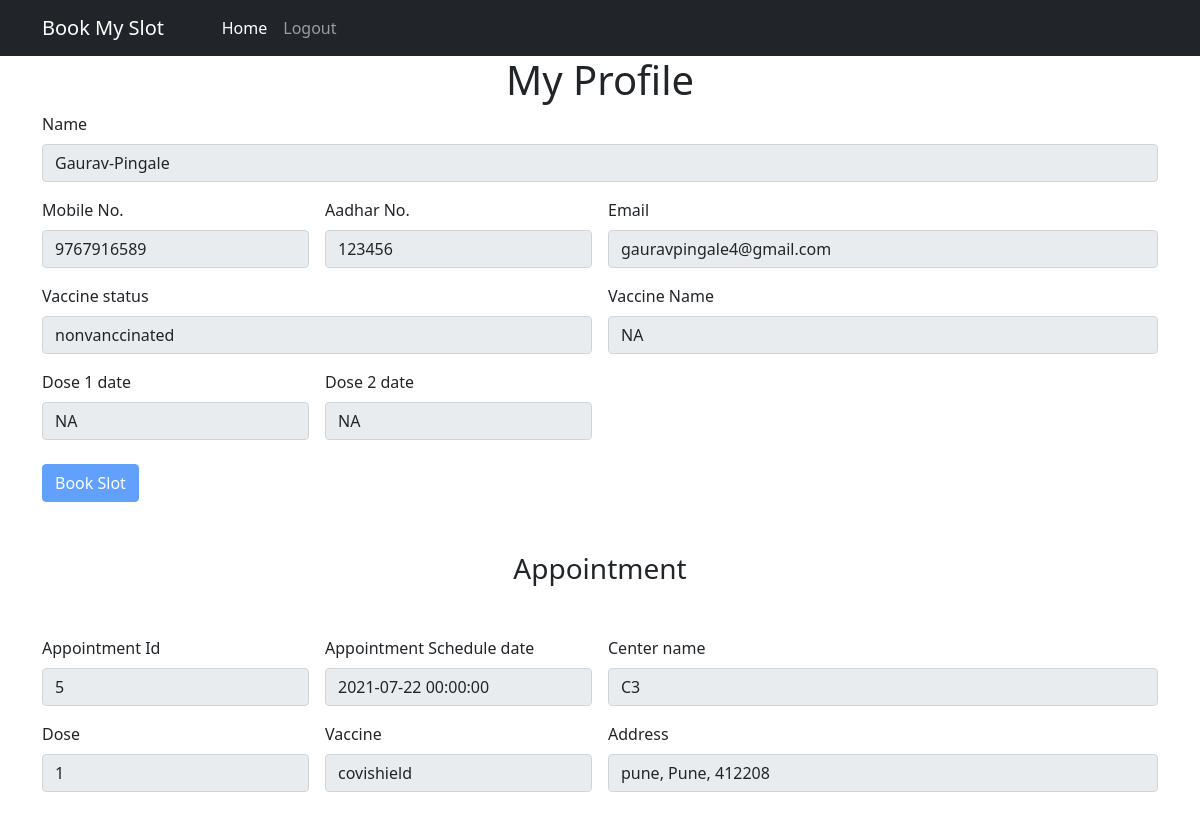
The page /user_home (signed in) on the database its author committed.
### models.py (models this page shows)
class User(db.Model,UserMixin):
    __tablename__= 'users'
    id=db.Column(db.Integer, primary_key=True)
    first_name=db.Column(db.String(100), nullable=False)
    last_name=db.Column(db.String(100), nullable=False)
    aadhar_no=db.Column(db.Integer(), nullable=False,unique=True)
    birth_year=db.Column(db.Integer(), nullable=False)
    email=db.Column(db.String(100),nullable=False)
    mobile_no=db.Column(db.Integer(), nullable=False)
    password=db.Column(db.String(100), nullable=False)
    dose = db.Column(db.Integer(), nullable=True)

class Bookings(db.Model):
    __tablename__= 'bookings'
    booking_id=db.Column(db.Integer, primary_key=True)
    user_id=db.Column(db.Integer,db.ForeignKey('users.id'))
    center_id=db.Column(db.Integer,db.ForeignKey('centers.center_id'))
    vaccine=db.Column(db.String(100),default='V1')
    type=db.Column(db.String,default='free')
    booking_date=db.Column(db.DateTime, default=datetime.datetime.utcnow())
    appointment_date=db.Column(db.DateTime, default=datetime.datetime.utcnow())

class Center(db.Model):
    __tablename__= 'centers'
    center_id=db.Column(db.Integer, primary_key=True)
    center_name=db.Column(db.String(100), nullable=False)
    city=db.Column(db.String(100), nullable=False)
    district=db.Column(db.String(100), nullable=False)
    pin_code=db.Column(db.String(100), nullable=False)
    capacity=db.Column(db.String(100),nullable=False)
    allocated_slots=db.Column(db.Integer, nullable=False)
    available_slots=db.Column(db.Integer, nullable=False)
    vaccine_type=db.Column(db.String(100),nullable=False)
    type=db.Column(db.String, nullable=False)

### routes.py (the view, shortened to what this page needs)
@app.route("/user_home")
@login_required
def user_home():
    try:
        user_profile_data = get_user_data(current_user.id)
        center_data={}
        user_appo_data=get_user_appo(current_user.id)
        user_vaccination_data=get_user_vaccination_data(current_user.id)
        book_btn=None
        if user_appo_data:
            book_btn = "disabled"
        user_profile_data['book_btn']=book_btn
        if user_appo_data:
            center_data = get_center(user_appo_data['center_id'])
        msg = session.get("msg")
        return render_template('user_home.html',user_profile_data=user_profile_data,user_appo_data=user_appo_data,center_data=center_data,user_vaccination_data=user_vaccination_data)
    except :
        flash("Some error occured, Try again later...","danger")
        return redirect(url_for('login'))

### auth.py (called while the page is built)
@login_manager.user_loader
def load_user(user_id):
    user=session.get('user_cat')
    if user == "Staff":
        return Staff.query.get(user_id)
    else:
        return User.query.get(user_id)

### models.py (called while the page is built)
def get_user_data(user_id):
    result = User.query.get(user_id)
    user = user_schema.dump(result)
    return user

def get_user_vaccination_data(user_id):
    result = UserVaccination.query.filter_by(user_id=user_id).first()
    print(result)
    return user_vaccination_schema.dump(result)

def get_user_appo(user_id):
    result = Bookings.query.filter_by(user_id=user_id).first()
    appo_data = booking_schema.dump(result)
    print("appo_data")
    print(appo_data)
    return appo_data

def get_center(center_id):
    result = Center.query.get(center_id)
    center = center_schema.dump(result)
    return center

### templates/user_home.html (shortened to what this page needs)
{% extends 'base.html' %}
{% block body %}
<div class="container profile-container">
    <h1 class="center-text">My Profile</h1>
    <form class="row g-3 " >
        <div class="col-md-12">
            <label for="name" class="form-label">Name</label>
            {% set name = user_profile_data.first_name ~'-'~ user_profile_data.last_name%}
            <input type="text" class="form-control" id="name" name="name" value={{name}} disabled>
        </div>
        <div class="col-md-3">
            <label for="mobile_no" class="form-label">Mobile No.</label>
            <input type="number" class="form-control" id="mobile_no" value={{user_profile_data.mobile_no}} disabled>
        </div>
        <div class="col-md-3">
            <label for="aadhar_no" class="form-label">Aadhar No.</label>
            <input type="number" class="form-control" id="aadhar_no" value="{{user_profile_data.aadhar_no}}" disabled>
        </div>
        <div class="col-md-6">
          <label for="email" class="form-label">Email</label>
          <input type="email" class="form-control" id="email" value={{user_profile_data.email}} disabled>
        </div>
        <div class="col-md-6">
          <label for="vacc_status" class="form-label">Vaccine status</label>
          {% if user_profile_data.dose==0 %}
          {% set status = 'nonvanccinated' %}
          {% elif user_profile_data.dose==1 %}
          {% set status = 'Partial' %}
          {% else %}
          {% set status = 'Complete' %}
          {% endif %}
          {% if user_vaccination_data %}
            {% set dose1 = user_vaccination_data['d1_date'] %}
            {% set dose2 = user_vaccination_data.d2_date %}
            {% set vaccine_type = user_vaccination_data.vaccine %}
          {% else %}
            {% set vaccine_type = "NA" %}
            {% set dose1 = 'NA' %}
            {% set dose2 = 'NA' %}
            {% set vaccine_type = "NA" %}
          {% endif %}
          <input type="text" class="form-control" id="vacc_status" value={{status}} disabled>
        </div>
        <div class="col-md-6">
            <label for="vacc_name" class="form-label">Vaccine Name</label>
            <input type="text" class="form-control" id="vacc_status" value="{{vaccine_type}}" disabled>
        </div>
        <div class="col-md-3">
            <label for="dose1" class="form-label">Dose 1 date</label>
            <input type="text" class="form-control" id="dose1" value="{{dose1}}" disabled>
        </div>
        <div class="col-md-3">
            <label for="dose2" class="form-label">Dose 2 date</label>
            <input type="text" class="form-control" id="dose2" value="{{dose2}}" disabled>
        </div>
      </form>
      <div class="col-12 mt-4">
        {% if user_appo_data|length > 0 or user_profile_data.dose >= 2  %}
        {% set book_btn= 'disabled' %}
        {% else %}
        {% set book_btn=false %}
        {% endif %}
        <button class="btn btn-primary book-slot-btn" {{user_profile_data.book_btn}}>
            <a href="{{ url_for('book_slot') }}" >Book Slot</a>
        </button>
       </div>
</div>
<div class="container appointment-container">
    <h3 class="center-text">Appointment</h3>
    {% if user_appo_data|length == 0 %}
    <div class="alert alert-warning" role="alert">
        No Appointment Scheduled...
      </div>
    {% else %}
    <form class="row g-3 " >
        <div class="col-md-3">
            <label for="appo_id" class="form-label">Appointment Id</label>
            <input type="text" class="form-control" id="appo_id" name="appo_id" value="{{user_appo_data.booking_id}}" disabled>
        </div>
        <div class="col-md-3">
            <label for="appo_date" class="form-label">Appointment Schedule date</label>
            <input type="text" class="form-control" id="appo_date" value="{{user_appo_data.appointment_date}}" disabled>
        </div>
        <div class="col-md-6">
            <label for="center_name" class="form-label">Center name</label>
            <input type="text" class="form-control" id="center_name" value="{{center_data.center_name}}" disabled>
        </div>
        <div class="col-md-3">
            <label for="dose" class="form-label">Dose</label>
            {% set dose = user_profile_data.dose+1 %}
            <input type="text" class="form-control" id="dose1" value="{{dose}}" disabled>
        </div>
        <div class="col-md-3">
            <label for="vaccine" class="form-label">Vaccine</label>
            <input type="text" class="form-control" id="vaccine" value="{{center_data.vaccine_type}}" disabled>
        </div>
        <div class="col-md-6">
          <label for="center_address" class="form-label">Address</label>
          {% set address = center_data.city~", "~center_data.district~", "~center_data.pin_code %}
          <input type="text" class="form-control" id="center_address" value="{{address}}" disabled>
        </div>
      </form>
      {% endif %}
</div>
{% endblock body %}

### static/css/style.css (style rules this page uses)
.center-text { text-align: center; }
.appointment-container h3 { margin: 50px; }
.appointment-container { margin-top: 50px; margin-bottom: 50px; }
.book-slot-btn a { color: white; text-decoration: none; }

### rows shown on the page
User: mobile_no "9767916589", aadhar_no "123456", email "gauravpingale4@gmail.com"
Bookings: appointment_date "2021-07-22 00:00:00"
Center: center_name "C3", vaccine_type "covishield"
